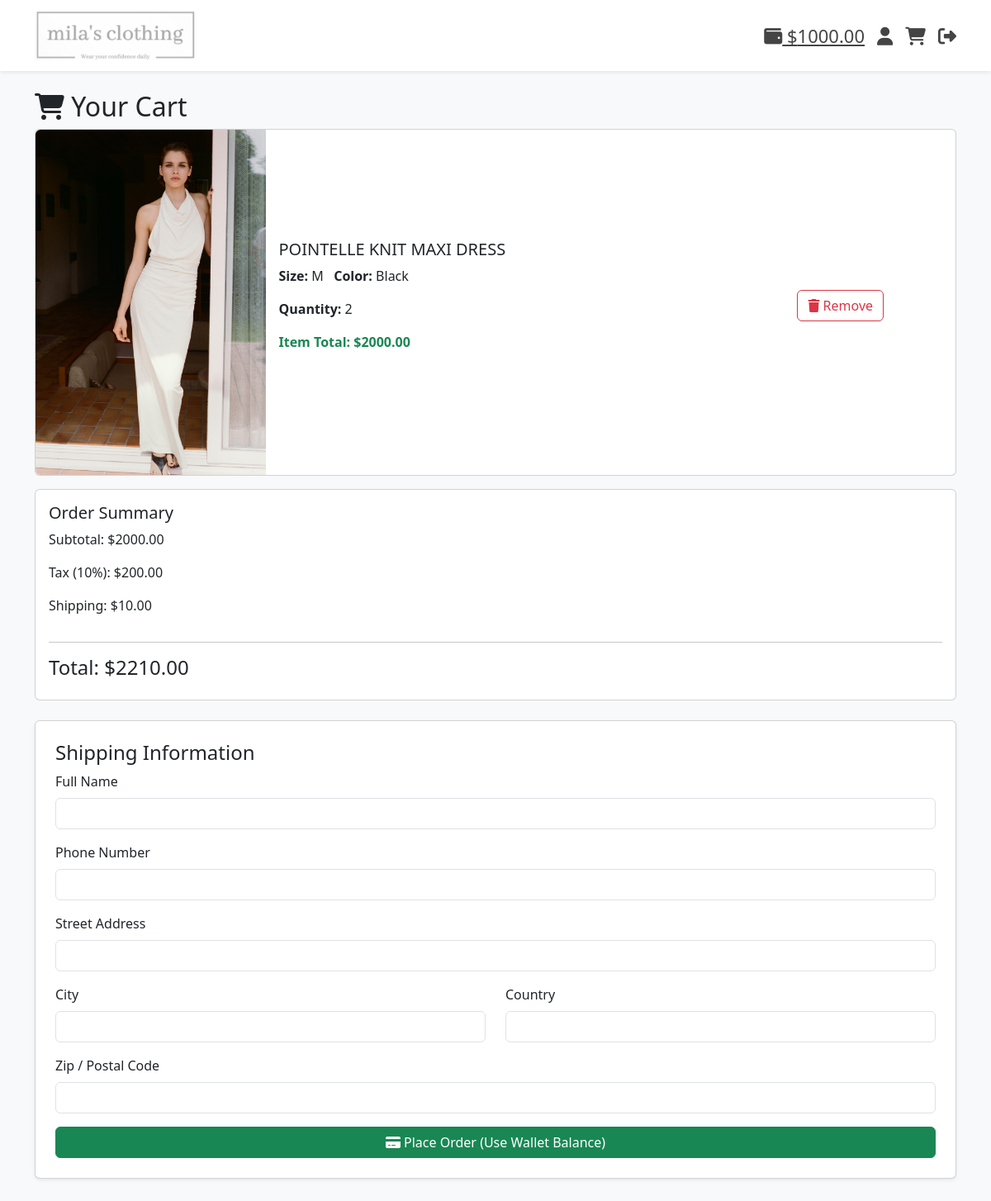
Page /cart (signed in) on the committed database.
### app.py (models this page shows)
class User(db.Model):
    id = db.Column(db.Integer, primary_key=True)
    username = db.Column(db.String(80), unique=True, nullable=False)
    password = db.Column(db.String(100), nullable=False)
    age = db.Column(db.Integer)
    profile_pic = db.Column(db.String(200), default="")
    is_admin = db.Column(db.Boolean, default=False)
    balance = db.Column(db.Float, default=1000.0)
    orders = db.relationship('Order', backref='user', lazy=True)

class CartItem(db.Model):
    id = db.Column(db.Integer, primary_key=True)
    user_id = db.Column(db.Integer, db.ForeignKey('user.id'))
    product_id = db.Column(db.Integer, db.ForeignKey('product.id'))
    size = db.Column(db.String(10))
    color = db.Column(db.String(20))
    quantity = db.Column(db.Integer)
    product = db.relationship('Product')

class ProductImage(db.Model):
    id = db.Column(db.Integer, primary_key=True)
    image_url = db.Column(db.String(200))
    product_id = db.Column(db.Integer, db.ForeignKey('product.id'))

class Product(db.Model):
    id = db.Column(db.Integer, primary_key=True)
    name = db.Column(db.String(120), nullable=False)
    price = db.Column(db.Float, nullable=False)
    description = db.Column(db.Text, nullable=True)
    images = db.relationship('ProductImage', backref='product', cascade="all, delete", lazy=True)

### app.py (the view)
@app.route("/cart")
def cart():
    user = current_user()
    if not user:
        flash("Please login first", "danger")
        return redirect(url_for("login"))
    cart_items = CartItem.query.filter_by(user_id=user.id).all()
    subtotal = sum(item.product.price * item.quantity for item in cart_items)
    tax = subtotal * 0.1
    shipping = 10 if cart_items else 0
    total = subtotal + tax + shipping
    return render_template("cart.html", cart=cart_items, user=user,
                           subtotal=subtotal, tax=tax, shipping=shipping, total=total)

### app.py (called while the page is built)
def current_user():
    if "user_id" in session:
        return User.query.get(session["user_id"])
    return None

### templates/cart.html (shortened to what this page needs)
{% extends 'base.html' %}
{% block content %}
<div class="container mt-4">
    <h2><i class="fa-solid fa-cart-shopping"></i> Your Cart</h2>
    {% if cart %}
        {% for item in cart %}
        <div class="card mb-3">
            <div class="row g-0 align-items-center">
                <div class="col-md-3">
                  <img src="{{ url_for('static', filename=item.product.images[0].image_url) if item.product.images else url_for('static', filename='placeholder.jpg') }}"
                    class="img-fluid rounded-start" alt="{{ item.product.name }}">
                </div>
                <div class="col-md-6">
                    <div class="card-body">
                        <h5 class="card-title">{{ item.product.name }}</h5>
                        <p class="card-text"><strong>Size:</strong> {{ item.size }} &nbsp; <strong>Color:</strong> {{ item.color }}</p>
                        <p class="card-text"><strong>Quantity:</strong> {{ item.quantity }}</p>
                        <p class="text-success fw-bold">Item Total: ${{ "%.2f"|format(item.product.price * item.quantity) }}</p>
                    </div>
                </div>
                <div class="col-md-3 text-center">
                   <form method="POST" action="{{ url_for('remove_item', item_id=item.id) }}" class="d-inline">
                        <button type="submit" class="btn btn-outline-danger mt-2" onclick="return confirm('Remove this item from cart?');">
                            <i class="fa-solid fa-trash"></i> Remove
                        </button>
                    </form>
                </div>
            </div>
        </div>
        {% endfor %}
        <div class="card p-3 mb-4">
            <h5>Order Summary</h5>
            <p>Subtotal: ${{ "%.2f"|format(subtotal) }}</p>
            <p>Tax (10%): ${{ "%.2f"|format(tax) }}</p>
            <p>Shipping: ${{ "%.2f"|format(shipping) }}</p>
            <hr>
            <h4>Total: ${{ "%.2f"|format(total) }}</h4>
        </div>
        <div class="card p-4 shadow-sm mb-5">
            <h4>Shipping Information</h4>
            <form method="POST" action="{{ url_for('checkout') }}">
                <div class="mb-3">
                    <label class="form-label">Full Name</label>
                    <input type="text" name="shipping_name" class="form-control" required />
                </div>
                <div class="mb-3">
                    <label class="form-label">Phone Number</label>
                    <input type="text" name="phone" class="form-control" required />
                </div>
                <div class="mb-3">
                    <label class="form-label">Street Address</label>
                    <input type="text" name="street" class="form-control" required />
                </div>
                <div class="row">
                    <div class="col-md-6 mb-3">
                        <label class="form-label">City</label>
                        <input type="text" name="city" class="form-control" required />
                    </div>
                    <div class="col-md-6 mb-3">
                        <label class="form-label">Country</label>
                        <input type="text" name="country" class="form-control" required />
                    </div>
                </div>
                <div class="mb-3">
                    <label class="form-label">Zip / Postal Code</label>
                    <input type="text" name="postal_code" class="form-control" required />
                </div>
                <button type="submit" class="btn btn-success w-100">
                    <i class="fa-solid fa-credit-card"></i> Place Order (Use Wallet Balance)
                </button>
            </form>
        </div>
    {% endif %}
</div>
{% endblock %}

### templates/base.html (shortened to what this page needs)
<!DOCTYPE html>
<html lang="en">
<head>
    <link href="https://cdn.jsdelivr.net/npm/bootstrap@5.3.0/dist/css/bootstrap.min.css" rel="stylesheet" />
    <link href="https://cdnjs.cloudflare.com/ajax/libs/font-awesome/6.5.0/css/all.min.css" rel="stylesheet" />
</head>
<body class="bg-light pb-5">
  <nav class="navbar navbar-light bg-white shadow-sm">
      <div class="container d-flex justify-content-between align-items-center">
          <a class="navbar-brand" href="{{ url_for('home') }}">
              <img src="{{ url_for('static', filename='logo.png') }}" alt="Logo" style="height: 60px;" />
          </a>
          <div class="header-icons">
              {% if user %}
                  <a href="{{ url_for('wallet') }}" class="nav-icon" title="Wallet">
                      <i class="fa-solid fa-wallet"></i> ${{ "%.2f"|format(user.balance) }}
                  </a>
                  <a href="{{ url_for('profile') }}" class="nav-icon" title="Profile">
                      <i class="fa-solid fa-user"></i>
                  </a>
                  <a href="{{ url_for('cart') }}" class="nav-icon" title="Cart">
                      <i class="fa-solid fa-cart-shopping"></i>
                  </a>
                  <a href="{{ url_for('logout') }}" class="nav-icon" title="Logout">
                      <i class="fa-solid fa-right-from-bracket"></i>
                  </a>
              {% else %}
                  <div class="d-flex gap-2">
                    <a href="{{ url_for('login') }}" class="btn btn-outline-dark">Login</a>
                    <a href="{{ url_for('register') }}" class="btn btn-outline-dark">Register</a>
                  </div>
              {% endif %}
          </div>
      </div>
  </nav>
    {% block content %}
    {% endblock %}
</body>
</html>

### templates/base.html (style rules this page uses)
.nav-icon { font-size: 22px; margin-left: 15px; color: #444; cursor: pointer; }
.header-icons { display: flex; align-items: center; }

### rows in the picture
User: balance "1000.00"
CartItem: image_url (picture), product.name "POINTELLE KNIT MAXI DRESS", size "M", color "Black", quantity "2"
Product: item.product.price*item.quantity "2000.00"

### other values in the picture
{{ "%.2f"|format(subtotal) }} "2000.00"
{{ "%.2f"|format(tax) }} "200.00"
{{ "%.2f"|format(shipping) }} "10.00"
{{ "%.2f"|format(total) }} "2210.00"
